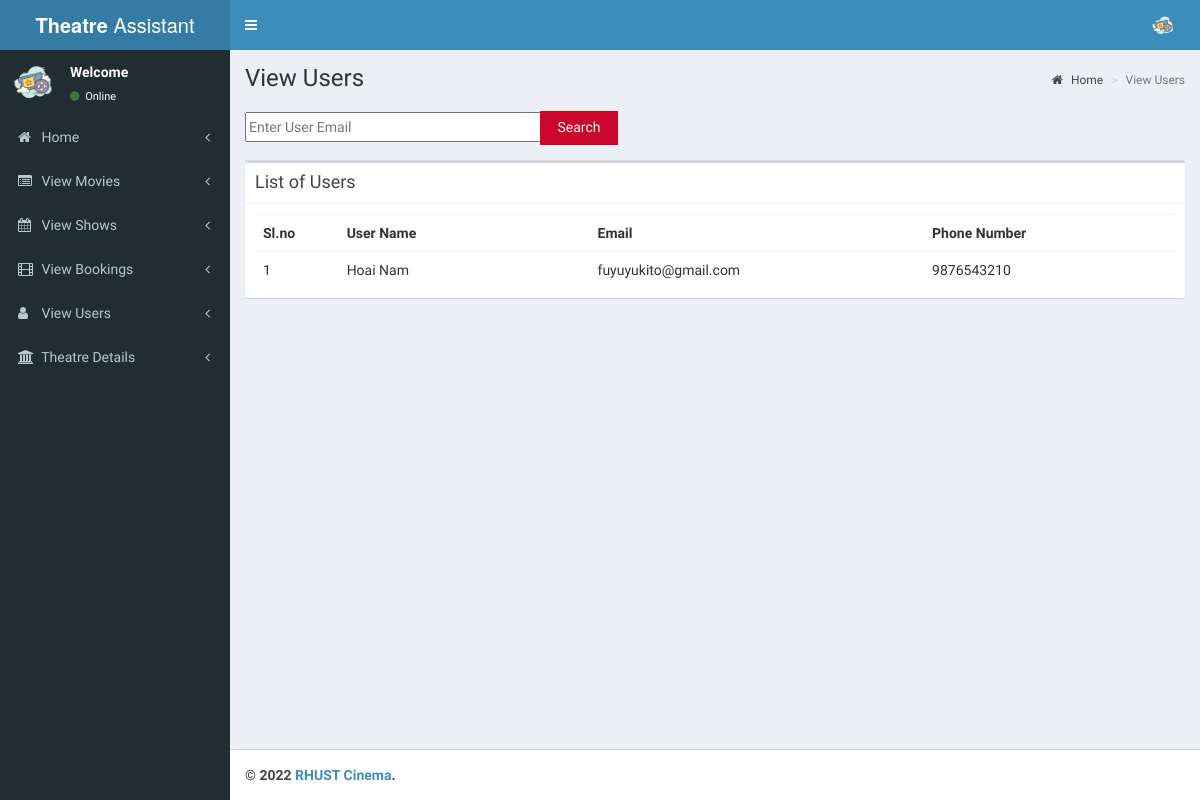
/theatre/pages/view_users.php (signed in), run on an earlier commit of the app's database.
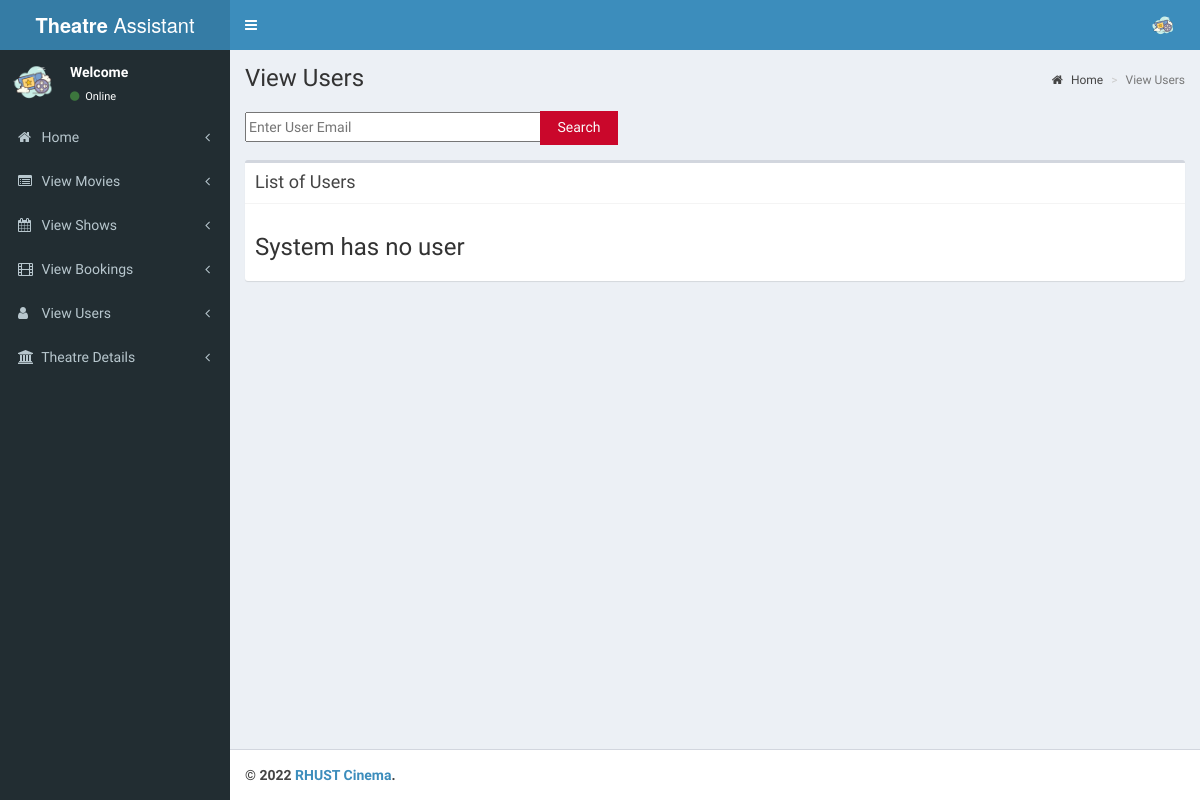
And on a later commit of the database.
### tables this page shows
CREATE TABLE `tbl_users` (
  `user_id` int(11) NOT NULL,
  `name` varchar(50) NOT NULL,
  `email` varchar(50) NOT NULL,
  `phone` varchar(12) NOT NULL,
  `age` int(2) NOT NULL,
  `gender` varchar(10) NOT NULL
);

### theatre/pages/view_users.php (the view, shortened to what this page needs)
<?php
include('header.php');
?>
<div class="content-wrapper">
    <section class="content-header">
        <h1>
            View Users
        </h1>
        <ol class="breadcrumb">
            <li><a href="index.php"><i class="fa fa-home"></i> Home</a></li>
            <li class="active">View Users</li>
        </ol>
        <br>
        <div class="block">
            <div class="wrap">
                <form action="process_search_user.php" id="reservation-form" method="get" onsubmit="myFunction()">
                    <fieldset>
                        <div class="field">
                            <input type="text" placeholder="Enter User Email" style="height:30px;width:300px" required id="search333" name="search">
                            <input type="submit" value="Search" style="height:34px;padding-top:3px" id="button111">
                        </div>
                    </fieldset>
                </form>
            </div>
        </div>
    </section>
    <section class="content">
        <div class="box">
            <div class="box-header with-border">
                <h3 class="box-title">List of Users</h3>
            </div>
            <div class="box-body">
                <?php
                if (!isset($_GET['uid'])) {
                    $sw = mysqli_query($con, "SELECT * FROM tbl_users");
                } else {
                    $sw = mysqli_query($con, "SELECT * FROM tbl_users WHERE user_id = '" . $_GET['uid'] . "'");
                }
                if (mysqli_num_rows($sw)) { ?>
                    <table class="table">
                        <th class="col-md-1">
                            Sl.no
                        </th>
                        <th class="col-md-3">
                            User Name
                        </th>
                        <th class="col-md-4">
                            Email
                        </th>
                        <th class="col-md-3">
                            Phone Number
                        </th>
                        <?php
                        $sl = 1;
                        while ($user = mysqli_fetch_array($sw)) {
                        ?>
                            <tr>
                                <td>
                                    <?php echo $sl;
                                    $sl++; ?>
                                </td>
                                <td>
                                    <?php echo $user['name']; ?>
                                </td>
                                <td>
                                    <?php echo $user['email'] ?>
                                </td>
                                <td>
                                    <?php echo $user['phone']; ?>
                                </td>
                            </tr>
                        <?php
                        }
                        ?>
                    </table>
                <?php
                } else {
                ?>
                    <h3>System has no user</h3>
                <?php
                }
                ?>
            </div>
        </div>
    </section>
</div>
<?php
include('footer.php');
?>

What changed in the data, as far as the page shows it:
removed tbl_users: name "Hoai Nam", email "fuyuyukito@gmail.com", phone "9876543210"
Also different on the page:
text no longer shown: "Sl.no User Name Email Phone Number"
text now shown: "System has no user"
